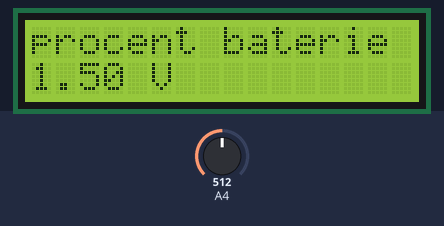
Bench run of a sketch on a simulated Arduino Uno, built with avr-gcc and run on an emulated ATmega328P. On the bench: 16×2 character LCD. The test bench sets the inputs (shaded band); at power-on: A4 = 512.

Above: at 1.2 s.
1.3 s: A4 set to 716
At 3.2 s:
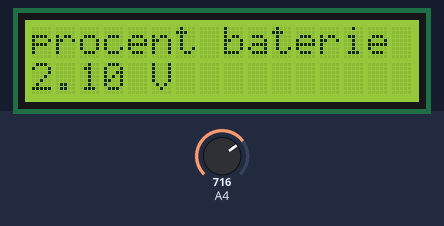
3.5 s: A4 set to 900
At 5.0 s:
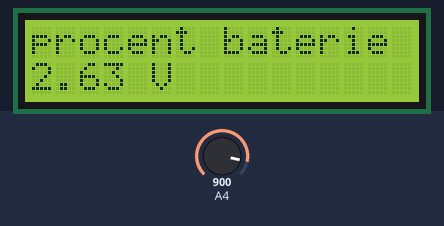
5.5 s: A4 set to 1023
At 6.7 s:
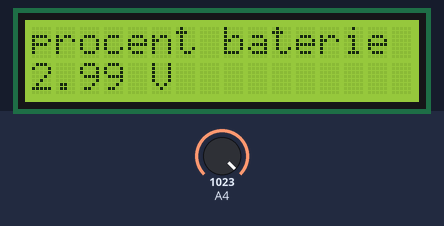
Timing chart, 0 to 8.5 s (numbered marks = the images above; inputs shaded):
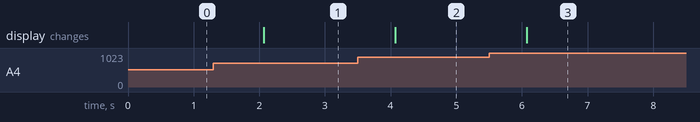

Measured:
- after the input at 1.3 s, the display: changes after 0.77 s (image 1)
- after the input at 3.5 s, the display: changes after 0.57 s (image 2)
- after the input at 5.5 s, the display: changes after 0.57 s (image 3)

The sketch:

baterie_procent_voltage_app.ino
```cpp
#include <LiquidCrystal.h>

LiquidCrystal lcd(3,2,4,5,6,7);
void setup() {

  Serial.begin(9600);
  lcd.begin(16,2);
  lcd.print("procent baterie");
  ADMUX |= (1 << REFS1) | (1 << REFS0);
}

void loop() {
  lcd.setCursor(0,1);


  ADMUX = (ADMUX & 0xF0) | (1 << MUX2);

  ADCSRA |= (1 << ADEN) | (1 << ADSC);

  while (bit_is_set(ADCSRA, ADSC));


  uint16_t adcValue = ADC;


  float adcVoltage = adcValue * (1.1 / 1023.0);


  float batteryVoltage = adcVoltage * (6.2 + 3.6) / 3.6;


  lcd.print(batteryVoltage);
  lcd.print(" V");


  delay(1000);
}
```
